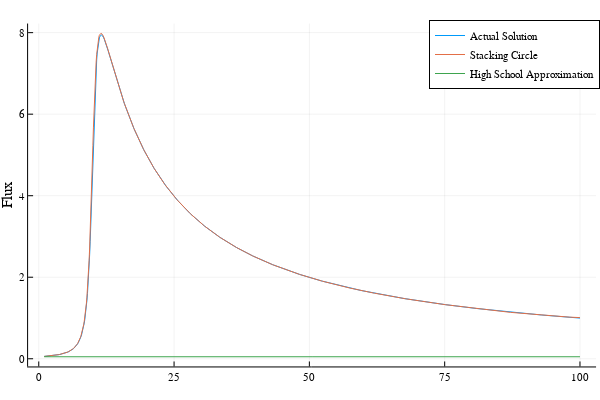

Here is the notebook cell this chart was saved with:
### Code cell
using Plots; plotlyjs()

global magneticPermeability = 1

fluxSolenoid(winding, solenoidHeight, solenoidRadius, magnetHeight, magnetMoment) = magneticPermeability * magnetMoment * winding / (2 * solenoidHeight) * ((solenoidHeight - magnetHeight) / sqrt(solenoidRadius^2 + (solenoidHeight - magnetHeight)^2) + magnetHeight / sqrt(solenoidRadius^2 + magnetHeight^2))
function fluxCircleStack(winding, solenoidHeight, solenoidRadius, magnetHeight, magnetMoment)
	term = 0
	for i in 1:winding
		term += (solenoidRadius^2 + (magnetHeight - i * solenoidHeight / winding)^2)^(-3/2)
	end
	return term * solenoidRadius^2 * magneticPermeability * magnetMoment / 2
end
fluxCircle(winding, solenoidHeight, solenoidRadius, magnetHeight, magnetMoment) = winding * solenoidRadius^2 * magneticPermeability * magnetMoment / 2 * (solenoidRadius^2 + magnetHeight^2)^(-3/2)

winding = 100
solenoidHeight = 5
solenoidRadius = 1
magnetHeight = 10
magnetMoment = 1

# solenoidRadius = collect(1:10)
solenoidHeight = collect(1:0.1:100)

fluxSolArr = fluxSolenoid.(winding, solenoidHeight, solenoidRadius, magnetHeight, magnetMoment)
fluxCirStackArr = fluxCircleStack.(winding, solenoidHeight, solenoidRadius, magnetHeight, magnetMoment)
fluxCirArr = fluxCircle.(winding, solenoidHeight, solenoidRadius, magnetHeight, magnetMoment)

plot(solenoidHeight, [fluxSolArr fluxCirStackArr fluxCirArr], label = ["Actual Solution" "Stacking Circle" "High School Approximation"], ylabel = "Flux", legend = :topright)

### Figure 1 — Plotly figure (JSON) as saved in the notebook; plotly's stock layout.template omitted (floating-point values rounded to 4 significant figures; data arrays with more than 128 entries replaced by an {"elided": "..."} marker saying what was removed)
{"data": [{"colorbar": {"len": 0.9525, "title": "", "x": 0.9934, "y": 0.5139}, "legendgroup": "Actual Solution", "line": {"color": "rgba(0, 154, 250, 1.000)", "dash": "solid", "shape": "linear", "width": 1}, "mode": "lines", "name": "Actual Solution", "showlegend": true, "type": "scatter", "x": {"elided": "991 float values"}, "xaxis": "x", "y": {"elided": "991 float values"}, "yaxis": "y"}, {"colorbar": {"len": 0.9525, "title": "", "x": 0.9934, "y": 0.5139}, "legendgroup": "Stacking Circle", "line": {"color": "rgba(227, 111, 71, 1.000)", "dash": "solid", "shape": "linear", "width": 1}, "mode": "lines", "name": "Stacking Circle", "showlegend": true, "type": "scatter", "x": {"elided": "991 float values"}, "xaxis": "x", "y": {"elided": "991 float values"}, "yaxis": "y"}, {"colorbar": {"len": 0.9525, "title": "", "x": 0.9934, "y": 0.5139}, "legendgroup": "High School Approximation", "line": {"color": "rgba(62, 164, 78, 1.000)", "dash": "solid", "shape": "linear", "width": 1}, "mode": "lines", "name": "High School Approximation", "showlegend": true, "type": "scatter", "x": {"elided": "991 float values"}, "xaxis": "x", "y": {"elided": "991 float values"}, "yaxis": "y"}], "layout": {"annotations": [], "height": 400, "legend": {"bgcolor": "rgba(255, 255, 255, 1.000)", "bordercolor": "rgba(0, 0, 0, 1.000)", "borderwidth": 1, "font": {"color": "rgba(0, 0, 0, 1.000)", "family": "sans-serif", "size": 11}, "title": {"font": {"color": "rgba(0, 0, 0, 1.000)", "family": "sans-serif", "size": 15}, "text": ""}, "tracegroupgap": 0, "traceorder": "normal", "x": 1, "xanchor": "right", "y": 1, "yanchor": "top"}, "margin": {"b": 20, "l": 0, "r": 0, "t": 20}, "paper_bgcolor": "rgba(255, 255, 255, 1.000)", "plot_bgcolor": "rgba(255, 255, 255, 1.000)", "showlegend": true, "width": 600, "xaxis": {"anchor": "y", "domain": [0.04684, 0.9934], "gridcolor": "rgba(0, 0, 0, 0.100)", "gridwidth": 0.5, "linecolor": "rgba(0, 0, 0, 1.000)", "mirror": false, "range": [-1.97, 103.0], "showgrid": true, "showline": true, "showticklabels": true, "tickangle": 0, "tickcolor": "rgb(0, 0, 0)", "tickfont": {"color": "rgba(0, 0, 0, 1.000)", "family": "sans-serif", "size": 11}, "tickmode": "array", "ticks": "inside", "ticktext": ["0", "25", "50", "75", "100"], "tickvals": [0, 25, 50, 75, 100], "title": "", "titlefont": {"color": "rgba(0, 0, 0, 1.000)", "family": "sans-serif", "size": 15}, "type": "-", "visible": true, "zeroline": false, "zerolinecolor": "rgba(0, 0, 0, 1.000)"}, "yaxis": {"anchor": "x", "domain": [0.03762, 0.9902], "gridcolor": "rgba(0, 0, 0, 0.100)", "gridwidth": 0.5, "linecolor": "rgba(0, 0, 0, 1.000)", "mirror": false, "range": [-0.1888, 8.223], "showgrid": true, "showline": true, "showticklabels": true, "tickangle": 0, "tickcolor": "rgb(0, 0, 0)", "tickfont": {"color": "rgba(0, 0, 0, 1.000)", "family": "sans-serif", "size": 11}, "tickmode": "array", "ticks": "inside", "ticktext": ["0", "2", "4", "6", "8"], "tickvals": [0, 2, 4, 6, 8], "title": "Flux", "titlefont": {"color": "rgba(0, 0, 0, 1.000)", "family": "sans-serif", "size": 15}, "type": "-", "visible": true, "zeroline": false, "zerolinecolor": "rgba(0, 0, 0, 1.000)"}}}
